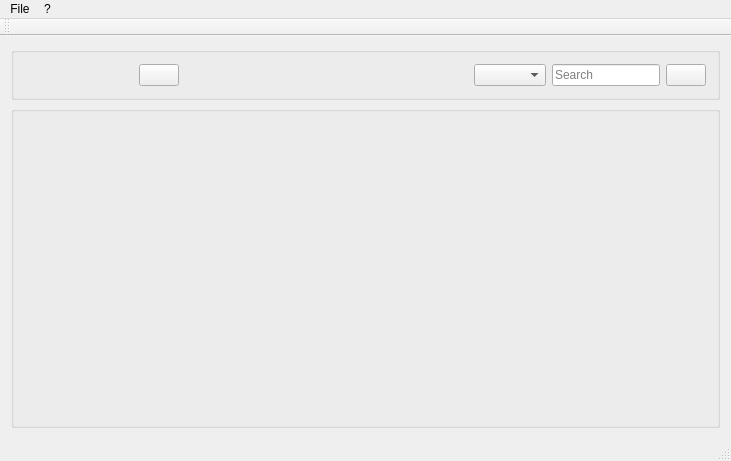
<?xml version="1.0" encoding="UTF-8"?>
<ui version="4.0">
 <class>registro_main_guiClass</class>
 <widget class="QMainWindow" name="registro_main_guiClass">
  <property name="geometry">
   <rect>
    <x>0</x>
    <y>0</y>
    <width>731</width>
    <height>461</height>
   </rect>
  </property>
  <property name="windowTitle">
   <string>Registro - v1.1</string>
  </property>
  <property name="windowIcon">
   <iconset resource="resources.qrc">
    <normaloff>:/Resources/registro_icon_application.png</normaloff>:/Resources/registro_icon_application.png</iconset>
  </property>
  <widget class="QWidget" name="centralWidget">
   <layout class="QHBoxLayout" name="horizontalLayout">
    <item>
     <layout class="QGridLayout" name="gridLayout">
      <item row="2" column="0">
       <widget class="QGroupBox" name="dbBox">
        <property name="title">
         <string/>
        </property>
        <layout class="QHBoxLayout" name="horizontalLayout_2">
         <item>
          <widget class="QTextEdit" name="txtShow">
           <property name="styleSheet">
            <string notr="true">#txtShow {
	background-color: transparent;
	border: none;
	padding: 0;
	margin: 0;
}</string>
           </property>
           <property name="readOnly">
            <bool>true</bool>
           </property>
          </widget>
         </item>
        </layout>
       </widget>
      </item>
      <item row="1" column="0">
       <widget class="QGroupBox" name="createBox">
        <property name="title">
         <string/>
        </property>
        <layout class="QHBoxLayout" name="horizontalLayout_3">
         <item>
          <widget class="QPushButton" name="btnNewElement">
           <property name="styleSheet">
            <string notr="true">#btnNewElement {
	background-color: transparent;
	border: none;
	background: none;
}
#btnNewElement:pressed {
	background-color: #b3e6ff;
}</string>
           </property>
           <property name="text">
            <string/>
           </property>
           <property name="icon">
            <iconset resource="resources.qrc">
             <normaloff>:/Resources/add.png</normaloff>:/Resources/add.png</iconset>
           </property>
          </widget>
         </item>
         <item>
          <widget class="QPushButton" name="btnEditRecord">
           <property name="styleSheet">
            <string notr="true">#btnEditRecord {
	background: none;
	border: none;
}
#btnEditRecord::pressed {
	background-color: #b3e6ff
}</string>
           </property>
           <property name="text">
            <string/>
           </property>
           <property name="icon">
            <iconset resource="resources.qrc">
             <normaloff>:/Resources/edit.png</normaloff>:/Resources/edit.png</iconset>
           </property>
          </widget>
         </item>
         <item>
          <widget class="QPushButton" name="btnLoadElements">
           <property name="styleSheet">
            <string notr="true">#btnLoadElements {
	background-color: transparent;
	border: none;
	background: none;
}
#btnLoadElements:pressed {
	background-color: #b3e6ff;
}</string>
           </property>
           <property name="text">
            <string/>
           </property>
           <property name="icon">
            <iconset resource="resources.qrc">
             <normaloff>:/Resources/load.png</normaloff>:/Resources/load.png</iconset>
           </property>
          </widget>
         </item>
         <item>
          <widget class="QPushButton" name="btnLoadBadElements">
           <property name="styleSheet">
            <string notr="true">#btnLoadBadVotes {
	background-color: transparent;
	border: none;
    background: none;
}
#btnLoadBadVotes:pressed {
	background-color: #b3e6ff;
}</string>
           </property>
           <property name="text">
            <string/>
           </property>
           <property name="icon">
            <iconset resource="resources.qrc">
             <normaloff>:/Resources/less_than_five.png</normaloff>:/Resources/less_than_five.png</iconset>
           </property>
          </widget>
         </item>
         <item>
          <spacer name="horizontalSpacer_2">
           <property name="orientation">
            <enum>Qt::Horizontal</enum>
           </property>
           <property name="sizeHint" stdset="0">
            <size>
             <width>40</width>
             <height>20</height>
            </size>
           </property>
          </spacer>
         </item>
         <item>
          <spacer name="horizontalSpacer">
           <property name="orientation">
            <enum>Qt::Horizontal</enum>
           </property>
           <property name="sizeHint" stdset="0">
            <size>
             <width>40</width>
             <height>20</height>
            </size>
           </property>
          </spacer>
         </item>
         <item>
          <spacer name="horizontalSpacer_3">
           <property name="orientation">
            <enum>Qt::Horizontal</enum>
           </property>
           <property name="sizeHint" stdset="0">
            <size>
             <width>40</width>
             <height>20</height>
            </size>
           </property>
          </spacer>
         </item>
         <item>
          <widget class="QComboBox" name="cbnSearchBy"/>
         </item>
         <item>
          <widget class="QLineEdit" name="lnSearch">
           <property name="placeholderText">
            <string>Search</string>
           </property>
          </widget>
         </item>
         <item>
          <widget class="QPushButton" name="btnSearchElements">
           <property name="styleSheet">
            <string notr="true">#btnSearchElement {
	background-color: transparent;
	border: none;
	background: none;
}
#btnSearchElement:pressed {
	background-color: #b3e6ff;
}</string>
           </property>
           <property name="text">
            <string/>
           </property>
           <property name="icon">
            <iconset resource="resources.qrc">
             <normaloff>:/Resources/search.png</normaloff>:/Resources/search.png</iconset>
           </property>
          </widget>
         </item>
        </layout>
       </widget>
      </item>
     </layout>
    </item>
   </layout>
  </widget>
  <widget class="QMenuBar" name="menuBar">
   <property name="geometry">
    <rect>
     <x>0</x>
     <y>0</y>
     <width>731</width>
     <height>25</height>
    </rect>
   </property>
   <widget class="QMenu" name="menuFile">
    <property name="title">
     <string>File</string>
    </property>
    <addaction name="ActionAddDB"/>
    <addaction name="ActionExit"/>
   </widget>
   <widget class="QMenu" name="menuAbout">
    <property name="title">
     <string>?</string>
    </property>
    <addaction name="ActionAbout"/>
   </widget>
   <addaction name="menuFile"/>
   <addaction name="menuAbout"/>
  </widget>
  <widget class="QToolBar" name="mainToolBar">
   <attribute name="toolBarArea">
    <enum>TopToolBarArea</enum>
   </attribute>
   <attribute name="toolBarBreak">
    <bool>false</bool>
   </attribute>
  </widget>
  <widget class="QStatusBar" name="statusBar"/>
  <action name="ActionAddDB">
   <property name="text">
    <string>New Database</string>
   </property>
  </action>
  <action name="ActionExit">
   <property name="text">
    <string>Exit</string>
   </property>
  </action>
  <action name="ActionAbout">
   <property name="text">
    <string>About</string>
   </property>
  </action>
 </widget>
 <layoutdefault spacing="6" margin="11"/>
 <resources>
  <include location="resources.qrc"/>
 </resources>
 <connections/>
</ui>
